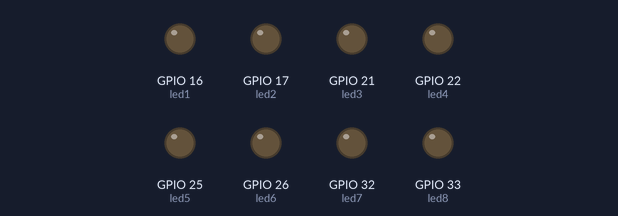
Bench run of a sketch on a simulated ESP32. Shown: output pins drawn as LEDs (lit = HIGH).

Above: at 0.7 s.
At 2.0 s:
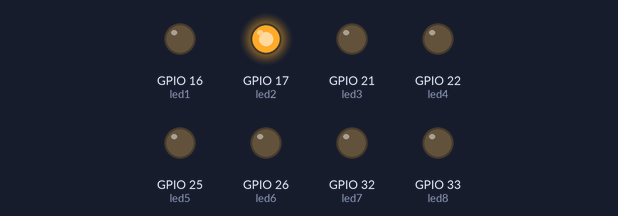
At 2.8 s:
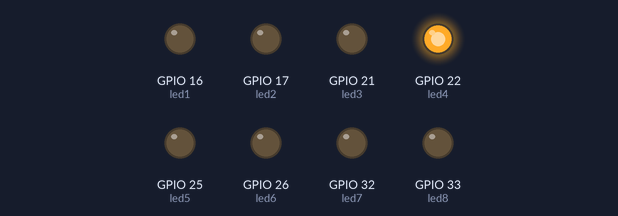
At 3.6 s:
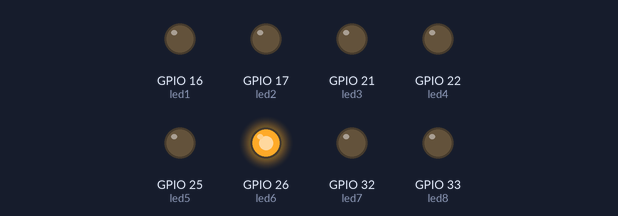
At 6.7 s:
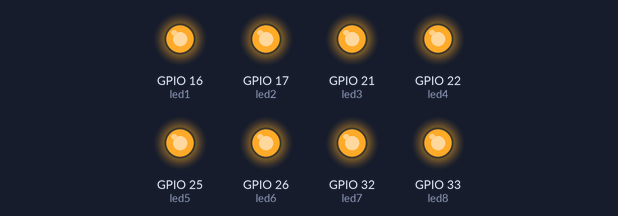
At 8.6 s:
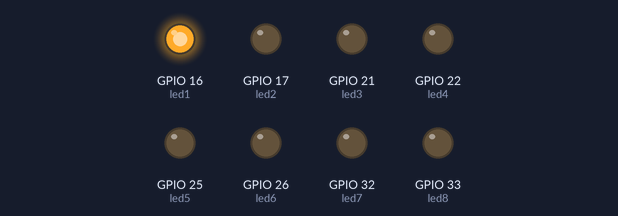
Timing chart, 0 to 9.1 s (numbered marks = the images above):
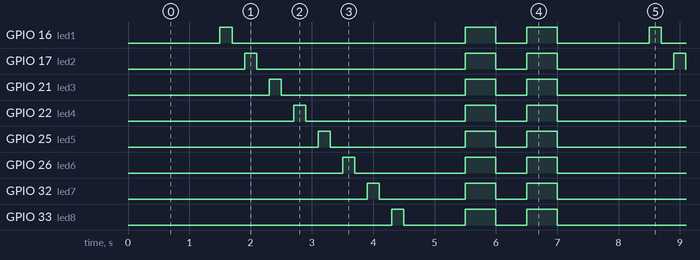

The sketch:

Blink.ino
```cpp
/*
DESCRIPTION:
This example code uses the Robo ESP32 to test the functionality of the IO LEDs.
Initially, all LEDs will be off. The LEDs will then blink alternately every 0.5 seconds, and finally, all LEDs will remain on.
This test ensures the LEDs on the Robo ESP32 are functioning correctly.

AUTHOR   : Cytron Technologies Sdn Bhd
WEBSITE  : www.cytron.io
EMAIL    : support@cytron.io
*/

const int led1 = 16;  //LED Connected to pin D16
const int led2 = 17;  //LED Connected to pin D17
const int led3 = 21;  //LED Connected to pin D21
const int led4 = 22;  //LED Connected to pin D22
const int led5 = 25;  //LED Connected to pin D25
const int led6 = 26;  //LED Connected to pin D26
const int led7 = 32;  //LED Connected to pin D32
const int led8 = 33;  //LED Connected to pin D33


void setup() {

  pinMode(led1, OUTPUT);
  pinMode(led2, OUTPUT);
  pinMode(led3, OUTPUT);
  pinMode(led4, OUTPUT);
  pinMode(led5, OUTPUT);
  pinMode(led6, OUTPUT);
  pinMode(led7, OUTPUT);
  pinMode(led8, OUTPUT);
}

void loop() {
  //Turn OFF the LEDs
  digitalWrite(led1, LOW);
  digitalWrite(led2, LOW);
  digitalWrite(led3, LOW);
  digitalWrite(led4, LOW);
  digitalWrite(led5, LOW);
  digitalWrite(led6, LOW);
  digitalWrite(led7, LOW);
  digitalWrite(led8, LOW);
  delay(1500);  //Wait for 1.5 seconds

  // Alternating blinking pattern for all LEDs
  digitalWrite(led1, HIGH);
  delay(200);
  digitalWrite(led1, LOW);
  delay(200);
  digitalWrite(led2, HIGH);
  delay(200);
  digitalWrite(led2, LOW);
  delay(200);
  digitalWrite(led3, HIGH);
  delay(200);
  digitalWrite(led3, LOW);
  delay(200);
  digitalWrite(led4, HIGH);
  delay(200);
  digitalWrite(led4, LOW);
  delay(200);
  digitalWrite(led5, HIGH);
  delay(200);
  digitalWrite(led5, LOW);
  delay(200);
  digitalWrite(led6, HIGH);
  delay(200);
  digitalWrite(led6, LOW);
  delay(200);
  digitalWrite(led7, HIGH);
  delay(200);
  digitalWrite(led7, LOW);
  delay(200);
  digitalWrite(led8, HIGH);
  delay(200);
  digitalWrite(led8, LOW);

  delay(1000);  // Pause for 1 seconds before next sequence

  // Set a new blinking pattern
  digitalWrite(led1, HIGH);
  digitalWrite(led2, HIGH);
  digitalWrite(led3, HIGH);
  digitalWrite(led4, HIGH);
  digitalWrite(led5, HIGH);
  digitalWrite(led6, HIGH);
  digitalWrite(led7, HIGH);
  digitalWrite(led8, HIGH);

  delay(500);  //Delay for 0.5 seconds

  digitalWrite(led1, LOW);
  digitalWrite(led2, LOW);
  digitalWrite(led3, LOW);
  digitalWrite(led4, LOW);
  digitalWrite(led5, LOW);
  digitalWrite(led6, LOW);
  digitalWrite(led7, LOW);
  digitalWrite(led8, LOW);

  delay(500);  //Delay for 0.5 seconds

  // Repeat the pattern again
  digitalWrite(led1, HIGH);
  digitalWrite(led2, HIGH);
  digitalWrite(led3, HIGH);
  digitalWrite(led4, HIGH);
  digitalWrite(led5, HIGH);
  digitalWrite(led6, HIGH);
  digitalWrite(led7, HIGH);
  digitalWrite(led8, HIGH);

  delay(500);  //Delay for 0.5 seconds
}
```

Measured:
- by itself, GPIO 16 (led1): repeats every 7.0 s: LOW 3.8 s, HIGH 0.50 s, LOW 0.50 s, HIGH 0.50 s, LOW 1.5 s, HIGH 0.20 s
- by itself, GPIO 17 (led2): repeats every 7.0 s: LOW 3.4 s, HIGH 0.50 s, LOW 0.50 s, HIGH 0.50 s, LOW 1.9 s, HIGH 0.20 s
- by itself, GPIO 21 (led3): repeats every 7.0 s: LOW 3.0 s, HIGH 0.50 s, LOW 0.50 s, HIGH 0.50 s, LOW 2.3 s, HIGH 0.20 s
- by itself, GPIO 22 (led4): repeats every 7.0 s: LOW 2.6 s, HIGH 0.50 s, LOW 0.50 s, HIGH 0.50 s, LOW 2.7 s, HIGH 0.20 s
- by itself, GPIO 25 (led5): repeats every 7.0 s: LOW 2.2 s, HIGH 0.50 s, LOW 0.50 s, HIGH 0.50 s, LOW 3.1 s, HIGH 0.20 s
- by itself, GPIO 26 (led6): repeats every 7.0 s: LOW 1.8 s, HIGH 0.50 s, LOW 0.50 s, HIGH 0.50 s, LOW 3.5 s, HIGH 0.20 s
- by itself, GPIO 32 (led7): repeats every 7.0 s: LOW 1.4 s, HIGH 0.50 s, LOW 0.50 s, HIGH 0.50 s, LOW 3.9 s, HIGH 0.20 s
- by itself, GPIO 33 (led8): repeats every 7.0 s: LOW 1.0 s, HIGH 0.50 s, LOW 0.50 s, HIGH 0.50 s, LOW 4.3 s, HIGH 0.20 s
